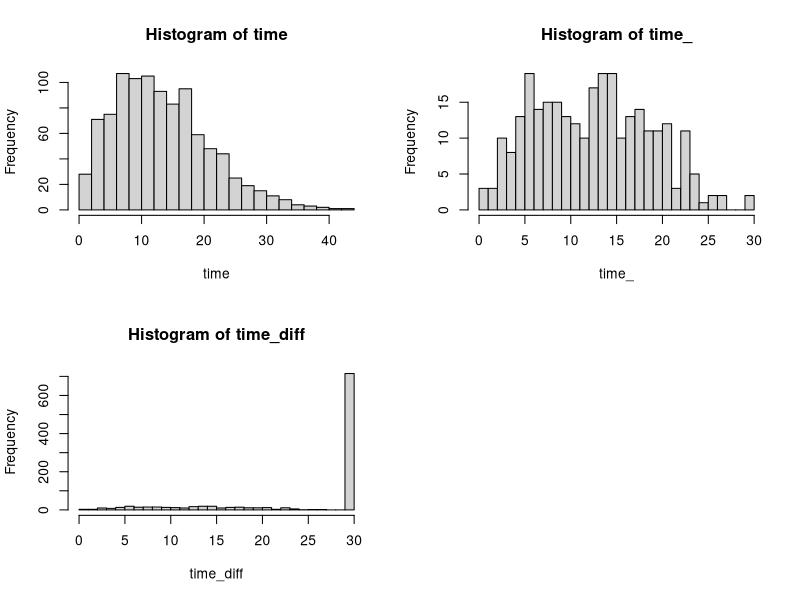
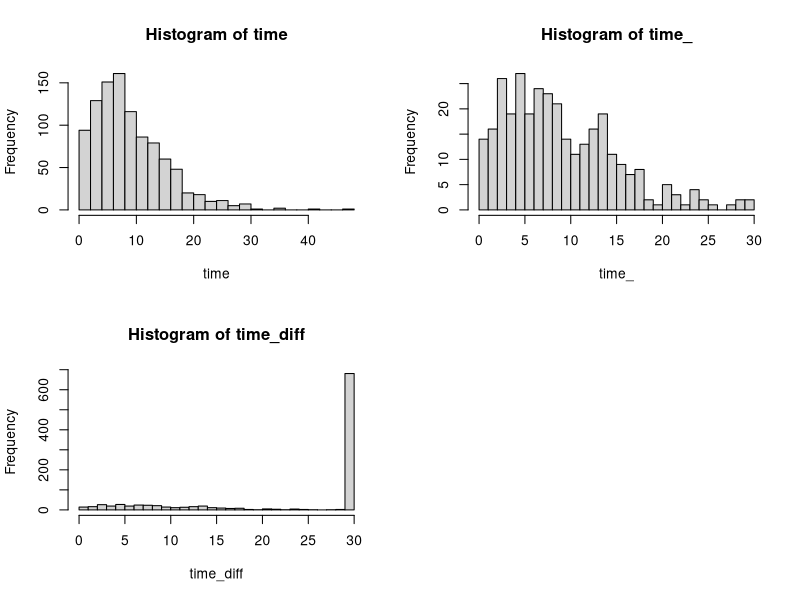

Generate these figures, in order, with R: (Note: this script raises an error after producing the figures.)
library(yaml)

N <- 1000
open_rate <- 0.25

sim_w <- function(N, shape, scale, phi, s){
  
  set.seed(s)
  
  # Now simulate data
  time <- rweibull(N, shape, scale) + abs(dnorm(N, 0, 0.5))
  # Keep times of proportion converting
  time_ <- ifelse(runif(N) < phi, time, NA) 
  # proportioned that opened
  open <- rbinom(N, 1, open_rate)
  
  # conversion rate action rates for not opening email
  time_[open == 0] <-  ifelse(rbinom(sum(open == 0), 1, 0.2) == 1, time_, NA)

  # outcome censored if event exceeds duration
  time_ <- ifelse(time_ <= 30, time_, NA) 
  # censored indicator
  censored <- ifelse(is.na(time_), 1, 0) 
  # observed times in experiment
  time_diff <- ifelse(is.na(time_), 30, time_) 
  
  event <- (censored-1)*-1
  
  par(mfrow = c(2,2))
  hist(time, breaks = 30)
  hist(time_, breaks = 30)
  hist(time_diff, breaks = 30)
  
  print(prop.table(table(censored)))
  
  group <- cbind(time_diff, censored, open, event)
  
  return(group)
  
}

group1 <- data.frame(sim_w(N = N, shape = 1.8, scale = 15, phi = 0.70, s = 7654))
group2 <- data.frame(sim_w(N = N, shape = 1.5, scale = 10, phi = 0.80, s = 8643))

params <- list(nu_a = 1.8, nu_b = 1.5, w_a = 15, w_b = 10, phi_a = 0.7, phi_b = 0.8)

final <- rbind(group1, group2)
final$group <- rep(c(1,2), each = N)

df <- list(params = params, data = final)

write_yaml(df, "example-3-edm-promotion/example-3-data.yaml")
